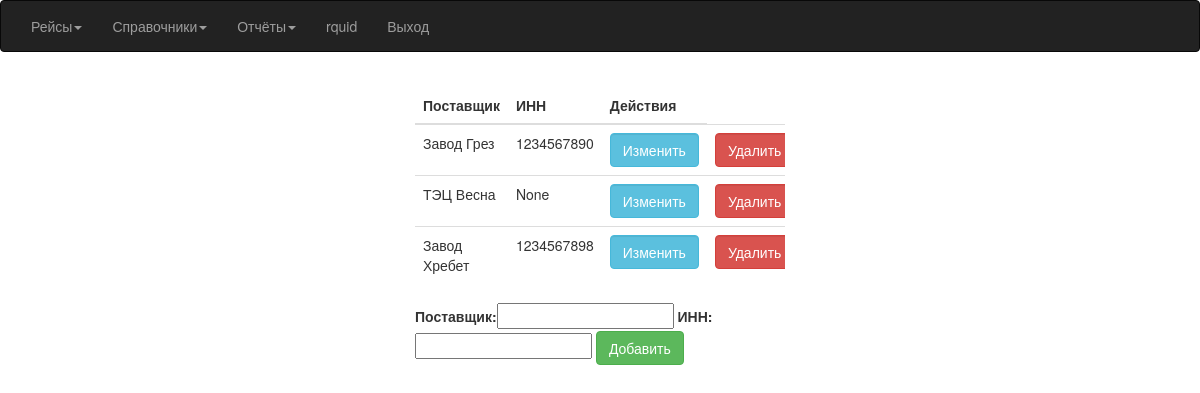
Screenshot of /Supplier/ (signed in) with the database file from the repository.
### Avtoregion/models.py (models this page shows, shortened)
class Supplier(models.Model):
    id_supplier = models.AutoField(primary_key=True)
    name = models.CharField(max_length=256, verbose_name='Поставщик')
    inn = models.DecimalField(max_digits=12, decimal_places=0, unique=True, null=True, blank=True, verbose_name='ИНН')

### Avtoregion/views.py (the view)
# urls.py: url(r'^Supplier/$', views.SupplierViewList.as_view(), name='SupplierList'),
class SupplierViewList(LoginRequiredMixin, ListView):
    model = Supplier
    template_name = 'supplier.html'
    context_object_name = 'qSupplier'
    def get_context_data(self, **kwargs):
        context = super().get_context_data(**kwargs)
        context['form'] = SupplierForm()
        return context

### Avtoregion/forms.py
class SupplierForm(ModelForm):
    class Meta:
        model = Supplier
        fields = ['name', 'inn']
        labels = {'name': 'Поставщик', 'inn': 'ИНН'}

### templates/supplier.html (shortened to what this page needs)
{% extends "index.html" %}
{% load verbose_names %}
{% block content %}
 <div class="container col-lg-4 col-lg-offset-4">
 {% if qSupplier %}
     <div class="table-responsive">
	 <table class="table table-hover">
		 <thead>
		 <th>
			 Поставщик
		 </th>
		 <th>
			 ИНН
		 </th>
         <th>
             Действия
         </th>
		 </thead>
		 <tbody>
	 {% for q in qSupplier %}
	    <tr>
		 <td>
			 {{ q.name }}
		 </td>
		    <td>
			 {{ q.inn }}
		    </td>
		 <div class="form-group">
			 <td>
				 <form action="update{{ q.pk }}" method="get">
					 <button class="btn btn-info form-control">Изменить</button>
				 </form>
			 </td>
			 <td>
                 <form action="{% url 'SupplierDelete' %}" method="post">
                     <button class="btn btn-danger form-control delete-confirmation">Удалить</button>
                 </form>
			 </td>
	    </div>
	    </tr>
	 {% endfor %}
		 </tbody>
	 </table>
     </div>
 {% endif %}
 <form action="add" method="post">
    {{ form.as_table }}
    <button class="btn btn-success">Добавить</button>
</form>
 </div>
{% endblock %}

### templates/index.html (shortened to what this page needs)
{% load static %}
<!DOCTYPE html>
<html lang="ru">
<head>
	<link rel="stylesheet" href="{% static "css/bootstrap.min.css" %}">
</head>
{% if user.is_anonymous %}
    <body>
    {% block login %}
    {% endblock %}
    </body>
{% else %}
    <body>
    <nav class="navbar navbar-inverse">
	    <div class="container-fluid">
		    <ul class="nav navbar-nav">
			    <li class="dropdown">
				    <a class="dropdown-toggle" data-toggle="dropdown" href="{% url 'Race' %}">Рейсы<span class="caret"></span></a>
			    </li>
			    <li class="dropdown">
				    <a class="dropdown-toggle" href="index.html" data-toggle="dropdown">Справочники<span class="caret"></span></a>
			    </li>
			    <li class="dropdown">
				    <a class="dropdown-toggle" data-toggle="dropdown" href="index.html">Отчёты<span class="caret"></span></a>
			    </li>
			    <li class="navbar-text">{{ user }}</li>
			    <li><a class="navbar-link" href="{% url 'logout' %}">Выход</a></li>
		    </ul>
	    </div>
    </nav>
		{% block content %}
		{% endblock %}
    </body>
{% endif %}
</html>

### rows the page displays
Supplier: name "Завод Грез", inn "1234567890"
Supplier: name "ТЭЦ Весна", inn "None"
Supplier: name "Завод Хребет", inn "1234567898"

### other values shown
{{ user }} "rquid"
